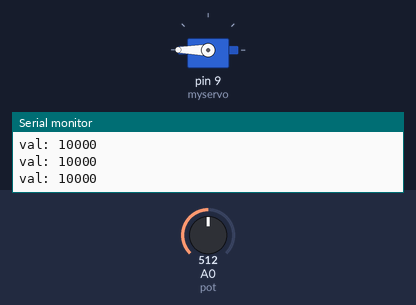
The sketch below on a simulated Arduino Uno, built with avr-gcc and run on an emulated ATmega328P. Parts: servo, the last lines printed to the serial monitor. The test bench sets the inputs (shaded band); at power-on: A0 (pot) = 512.

Above: at 1.2 s.
1.3 s: A0 (pot) set to 122
At 2.4 s:
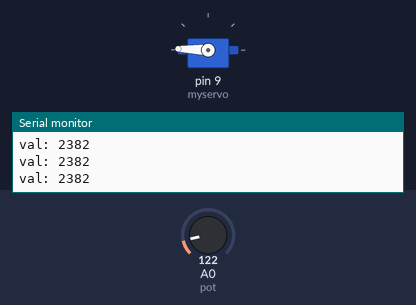
2.8 s: A0 (pot) set to 0
At 3.4 s:
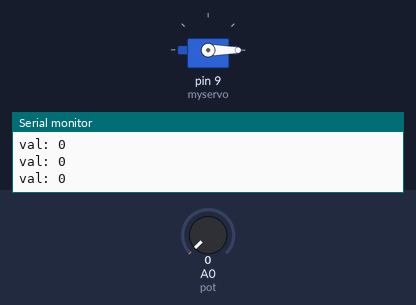
4.3 s: A0 (pot) set to 306
At 4.6 s:
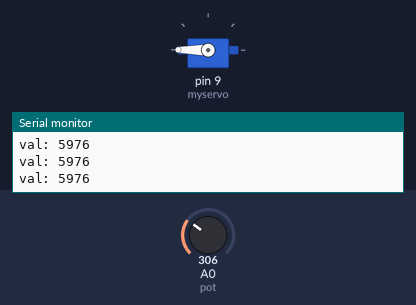
Timing chart, 0 to 7.3 s (numbered marks = the images above; inputs shaded):
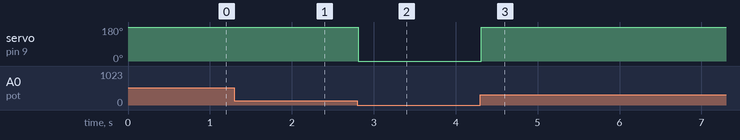

Measured:
- after the input at 1.3 s, servo on pin 9 (myservo): 180° → 178° at once
- after the input at 2.8 s, servo on pin 9 (myservo): 178° → 0° at once
- after the input at 4.3 s, servo on pin 9 (myservo): 0° → 180° at once

The sketch:

servo_pot_analogico.ino
```cpp
#include <Servo.h>
Servo myservo;

int pot = A0; //pin A0
int periodo = 20000;

void setup() {
  // put your setup code here, to run once:
  myservo.attach(9);
  myservo.writeMicroseconds(1500);
  Serial.begin(9600);
}

void loop() {
  // put your main code here, to run repeatedly:
  int val = map(analogRead(pot),0,1024,0,periodo);

  Serial.print("val: "); Serial.println(val);

  myservo.writeMicroseconds(val);
}
```
